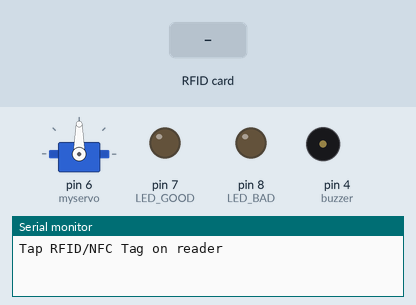
Recording of a sketch running on a simulated Arduino Uno, built with avr-gcc and run on an emulated ATmega328P. On the bench: servo, output pins drawn as LEDs (lit = HIGH), buzzer (waves = sounding), the last lines printed to the serial monitor. Inputs (shaded band) come from the test bench. Pins used as bus, display or sensor lines are not drawn.

Above: at 1.2 s.
1.3 s: RFID card 5E 7A 19 C4 held to the reader
At 2.1 s:
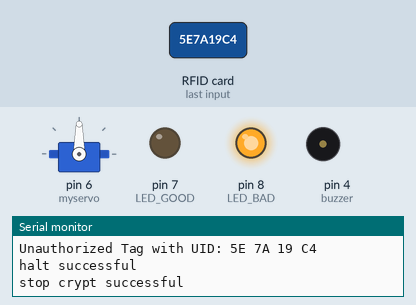
3.3 s: RFID card 43 BC 86 C9 held to the reader
At 4.4 s:
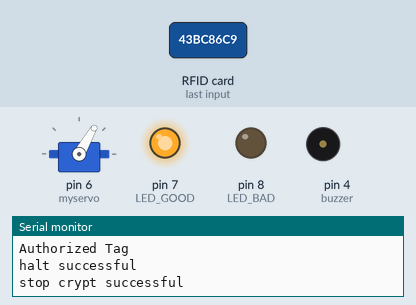
5.3 s: RFID card 5E 7A 19 C4 held to the reader
At 6.6 s:
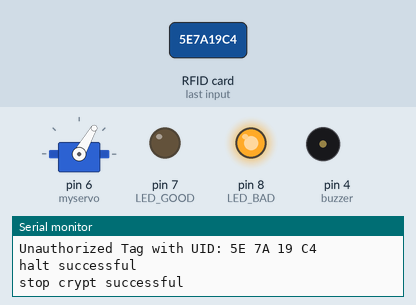
Timing chart, 0 to 8.3 s (numbered marks = the images above; inputs shaded):
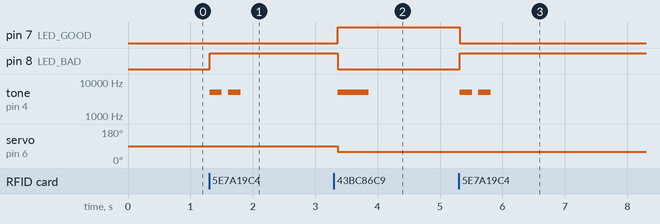

The sketch:

RFID_Servo.ino
```cpp
#include <Servo.h>
#include <SPI.h>
#include <MFRC522.h>

#define SS_PIN    10
#define RST_PIN   5
#define LED_GOOD   7 //gives output pin for the good LED
#define LED_BAD    8  // Gives output pin for the bad LED
Servo myservo;

MFRC522 rfid(SS_PIN, RST_PIN);
byte authorizedUID[4] = {0x43, 0xBC, 0x86, 0xC9}; //use this to determine what ID's are considered passable

const int buzzer = 4; //buzzer to arduino pin 5

void setup() {
  //myservo.write(0);
  // arduino IO pins/declaration for variables
  myservo.attach(6); //attatches the servo input pin to pin 6
  //pinMode(PR,INPUT);
  pinMode(LED_GOOD, OUTPUT); // used to declare the LED pins as outputs
  pinMode(LED_BAD, OUTPUT);
  pinMode(LED_BAD, OUTPUT);
  // RFID init below
  SPI.begin(); // init SPI bus
  rfid.PCD_Init(); // init MFRC522
  // Serial monitor init below
  Serial.begin(115200); //begins the serial print so we can monitor what section the code is in
  Serial.println("Tap RFID/NFC Tag on reader");
}

void loop() {
  rfid.PCD_Init();
  if (rfid.PICC_IsNewCardPresent()) { // new tag is availabl
    if (rfid.PICC_ReadCardSerial()) { // NUID has been readed
      MFRC522::PICC_Type piccType = rfid.PICC_GetType(rfid.uid.sak);
      // if the tag is authorized
      if (rfid.uid.uidByte[0] == authorizedUID[0] &&
          rfid.uid.uidByte[1] == authorizedUID[1] &&
          rfid.uid.uidByte[2] == authorizedUID[2] &&
          rfid.uid.uidByte[3] == authorizedUID[3] ) {
        Serial.println("Authorized Tag");

        // change angle of servo motor
        cover_PR();

        // control servo motor arccoding to the angle

        //Serial.print("Light level: ");
        //Serial.print(light);
      } else {
        Serial.print("Unauthorized Tag with UID:");
        for (int i = 0; i < rfid.uid.size; i++) {
          Serial.print(rfid.uid.uidByte[i] < 0x10 ? " 0" : " ");
          Serial.print(rfid.uid.uidByte[i], HEX);
        }
        Serial.println();
        stopthat();
        digitalWrite(RST_PIN, HIGH);
        MFRC522::PICC_Type piccType = rfid.PICC_GetType(rfid.uid.sak);
      }

      rfid.PICC_HaltA(); // halt PICC
      Serial.println("halt successful");
      rfid.PCD_StopCrypto1(); // stop encryption on PCD
      Serial.println("stop crypt successful");
    }
  }
}

// RFID=accepted->cover Photoresistor
void cover_PR(){
  myservo.write(60);
  digitalWrite(LED_GOOD, HIGH);
  digitalWrite(LED_BAD, LOW);
  tone(buzzer, 5000); // Send 5KHz sound signal...
  delay(500);        // ...for 1sec
  noTone(buzzer);     // Stop sound...
  delay(500);        // ...for 1sec
}
void stopthat(){
  digitalWrite(LED_GOOD, LOW);
  digitalWrite(LED_BAD, HIGH);
  tone(buzzer, 5000); // Send 5KHz sound signal...
  delay(200);        // ...for 1sec
  noTone(buzzer);     // Stop sound...
  delay(100);        // ...for 1sec
  tone(buzzer, 5000); // Send 5KHz sound signal...
  delay(200);        // ...for 1sec
  noTone(buzzer);     // Stop sound...
}
```

Measured:
- after the input at 1.3 s, pin 8 (LED_BAD): LOW → HIGH at once; tone on pin 4 (buzzer): alternates 5000 Hz for 0.20 s and silent for 0.10 s, 4 changes in all, then stays silent, starting at once
- after the input at 3.3 s, pin 7 (LED_GOOD): LOW → HIGH after 0.06 s; pin 8 (LED_BAD): HIGH → LOW after 0.06 s; tone on pin 4 (buzzer): silent → 5000 Hz after 0.06 s, → silent 0.50 s later; servo on pin 6 (myservo): 90° → 60° after 0.06 s
- after the input at 5.3 s, pin 7 (LED_GOOD): HIGH → LOW at once; pin 8 (LED_BAD): LOW → HIGH at once; tone on pin 4 (buzzer): alternates 5000 Hz for 0.20 s and silent for 0.10 s, 4 changes in all, then stays silent, starting at once
